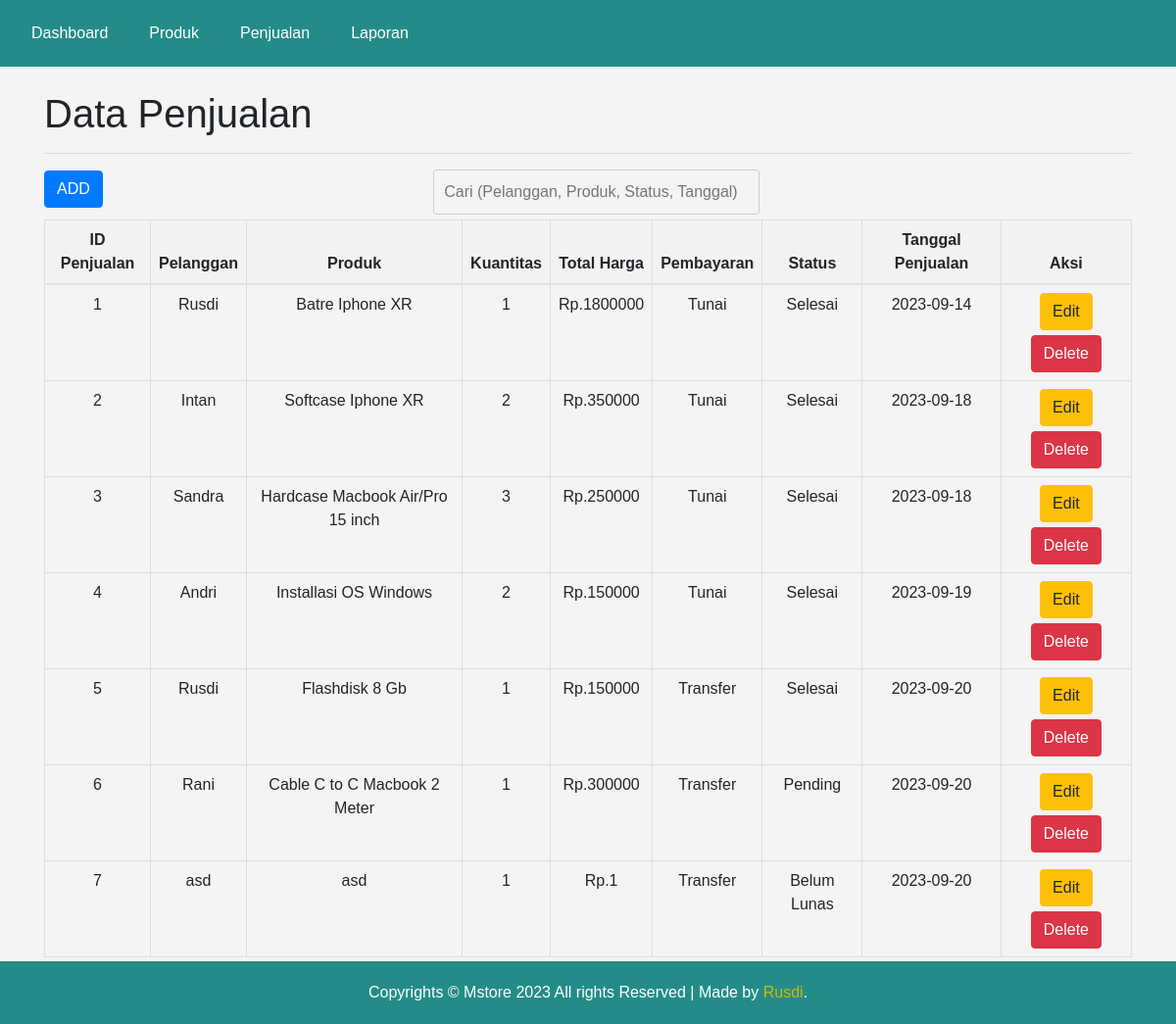
/penjualan.php, run on the app's committed database.
### tables this page shows
CREATE TABLE `penjualan` (
  `id_penjualan` int(11) NOT NULL,
  `nama_pelanggan` varchar(255) NOT NULL,
  `produk` varchar(255) NOT NULL,
  `kuantitas_terjual` int(11) NOT NULL,
  `harga_produk` decimal(10,0) DEFAULT NULL,
  `total_harga` decimal(10,0) NOT NULL,
  `metode_pembayaran` varchar(50) DEFAULT NULL,
  `status_pembayaran` varchar(20) DEFAULT NULL,
  `tanggal_penjualan` date NOT NULL
);

### penjualan.php (the view, shortened to what this page needs)
<!DOCTYPE html>
<html lang="en">
<head>
    <link rel="stylesheet" href="https://maxcdn.bootstrapcdn.com/bootstrap/4.5.2/css/bootstrap.min.css">
    <link rel="stylesheet" href="style.css">
</head>
<body>
    <div class="navbar">
        <ul>
            <li><a href="index.php">Dashboard</a></li>
            <li><a href="produk.php">Produk</a></li>
            <li><a href="penjualan.php">Penjualan</a></li>
            <li><a href="laporan.php">Laporan</a></li>
        </ul>
    </div>
    <br><br><br>
    <div class="container">
        <h1>Data Penjualan</h1>
        <hr>
        <a href="tambah_penjualan.php" class="btn btn-primary" style="margin-bottom: 7px;">ADD</a>
        <input type="text" id="searchInput" placeholder="Cari (Pelanggan, Produk, Status, Tanggal)" style="width: 30%; margin-left: 30%;">
        <table class="table">
            <thead>
                <tr>
                    <th>ID Penjualan</th>
                    <th>Pelanggan</th>
                    <th>Produk</th>
                    <th>Kuantitas</th>
                    <th>Total Harga</th>
                    <th>Pembayaran</th>
                    <th>Status</th>
                    <th>Tanggal Penjualan</th>
                    <th>Aksi</th>
                </tr>
            </thead>
            <tbody>
                <?php
                $koneksi = mysqli_connect("localhost", "root", "", "mstorenew");
                $sql = "SELECT * FROM penjualan";
                $result = mysqli_query($koneksi, $sql);
                if (mysqli_num_rows($result) > 0) {
                    while ($row = mysqli_fetch_assoc($result)) {
                        ?>
                        <tr>
                            <td><?php echo $row['id_penjualan']; ?></td>
                            <td><?php echo $row['nama_pelanggan']; ?></td>
                            <td><?php echo $row['produk']; ?></td>
                            <td><?php echo $row['kuantitas_terjual']; ?></td>
                            <td>Rp.<?php echo $row['harga_produk']; ?></td>
                            <td><?php echo $row['metode_pembayaran']; ?></td>
                            <td><?php echo $row['status_pembayaran']; ?></td>
                            <td><?php echo $row['tanggal_penjualan']; ?></td>
                            <td>
                                <a style="margin-bottom: 5px;" class="btn btn-warning" href="edit_penjualan.php?id=<?php echo $row['id_penjualan']; ?>">Edit</a>
                                <a class="btn btn-danger" href="hapus_penjualan.php?id=<?php echo $row['id_penjualan']; ?>">Delete</a>
                            </td>
                        </tr>
                        <?php
                    }
                } else {
                    echo "<tr><td colspan='8'>Tidak ada data penjualan.</td></tr>";
                }
                ?>
            </tbody>
        </table>
    </div>
    <br><br>
    <div class="footer">
        Copyrights &copy; Mstore 2023 All rights Reserved | Made by <a href="https://instagram.com/mhdrusdik">Rusdi</a>.
    </div>
</body>
</html>

### style.css (style rules this page uses)
body { font-family: Arial, sans-serif; background-color: #f4f4f4; margin: 0; padding: 0; color: #55555; }
.navbar { background-color: #238c88; overflow: hidden; position: fixed; width: 100%; }
.navbar ul { list-style-type: none; margin: 0; padding: 0; }
.navbar li { float: left; margin-right: 10px; }
.navbar a { display: block; color: white; text-align: center; padding: 14px 16px; text-decoration: none; }
.container { margin-top: 20px; }
.table { width: 100%; border-collapse: collapse; margin-bottom: 20px; }
.table th, .table td { border: 1px solid #ddd; padding: 8px; text-align: center; }
.table th { background-color: #f2f2f2; }
.footer { background-color: #238c88; color: white; text-align: center; padding: 20px; position: fixed; max-width: 100%; bottom: 0; width: 100%; }
.footer a { color: #d1b906; text-decoration: none; }
#searchInput { width: 30%; margin-left: 30%; padding: 10px; border: 1px solid #ccc; border-radius: 3px; font-size: 16px; background-color: #f4f4f4; color: #333; }

### penjualan.php (style rules this page uses)
#searchInput { width: 30%; margin-left: 30%; padding: 10px; border: 1px solid #ccc; border-radius: 3px; font-size: 16px; background-color: #f4f4f4; color: #333; margin-bottom: 5px; }

### data on the page
penjualan: id_penjualan "1", nama_pelanggan "Rusdi", produk "Batre Iphone XR", kuantitas_terjual "1", harga_produk "1800000", metode_pembayaran "Tunai", status_pembayaran "Selesai", tanggal_penjualan "2023-09-14"
penjualan: id_penjualan "2", nama_pelanggan "Intan", produk "Softcase Iphone XR", kuantitas_terjual "2", harga_produk "350000", metode_pembayaran "Tunai", status_pembayaran "Selesai", tanggal_penjualan "2023-09-18"
penjualan: id_penjualan "3", nama_pelanggan "Sandra", produk "Hardcase Macbook Air/Pro 15 inch", kuantitas_terjual "3", harga_produk "250000", metode_pembayaran "Tunai", status_pembayaran "Selesai", tanggal_penjualan "2023-09-18"
penjualan: id_penjualan "4", nama_pelanggan "Andri", produk "Installasi OS Windows", kuantitas_terjual "2", harga_produk "150000", metode_pembayaran "Tunai", status_pembayaran "Selesai", tanggal_penjualan "2023-09-19"
penjualan: id_penjualan "5", nama_pelanggan "Rusdi", produk "Flashdisk 8 Gb", kuantitas_terjual "1", harga_produk "150000", metode_pembayaran "Transfer", status_pembayaran "Selesai", tanggal_penjualan "2023-09-20"
penjualan: id_penjualan "6", nama_pelanggan "Rani", produk "Cable C to C Macbook 2 Meter", kuantitas_terjual "1", harga_produk "300000", metode_pembayaran "Transfer", status_pembayaran "Pending", tanggal_penjualan "2023-09-20"
penjualan: id_penjualan "7", nama_pelanggan "asd", produk "asd", kuantitas_terjual "1", harga_produk "1", metode_pembayaran "Transfer", status_pembayaran "Belum Lunas", tanggal_penjualan "2023-09-20"
